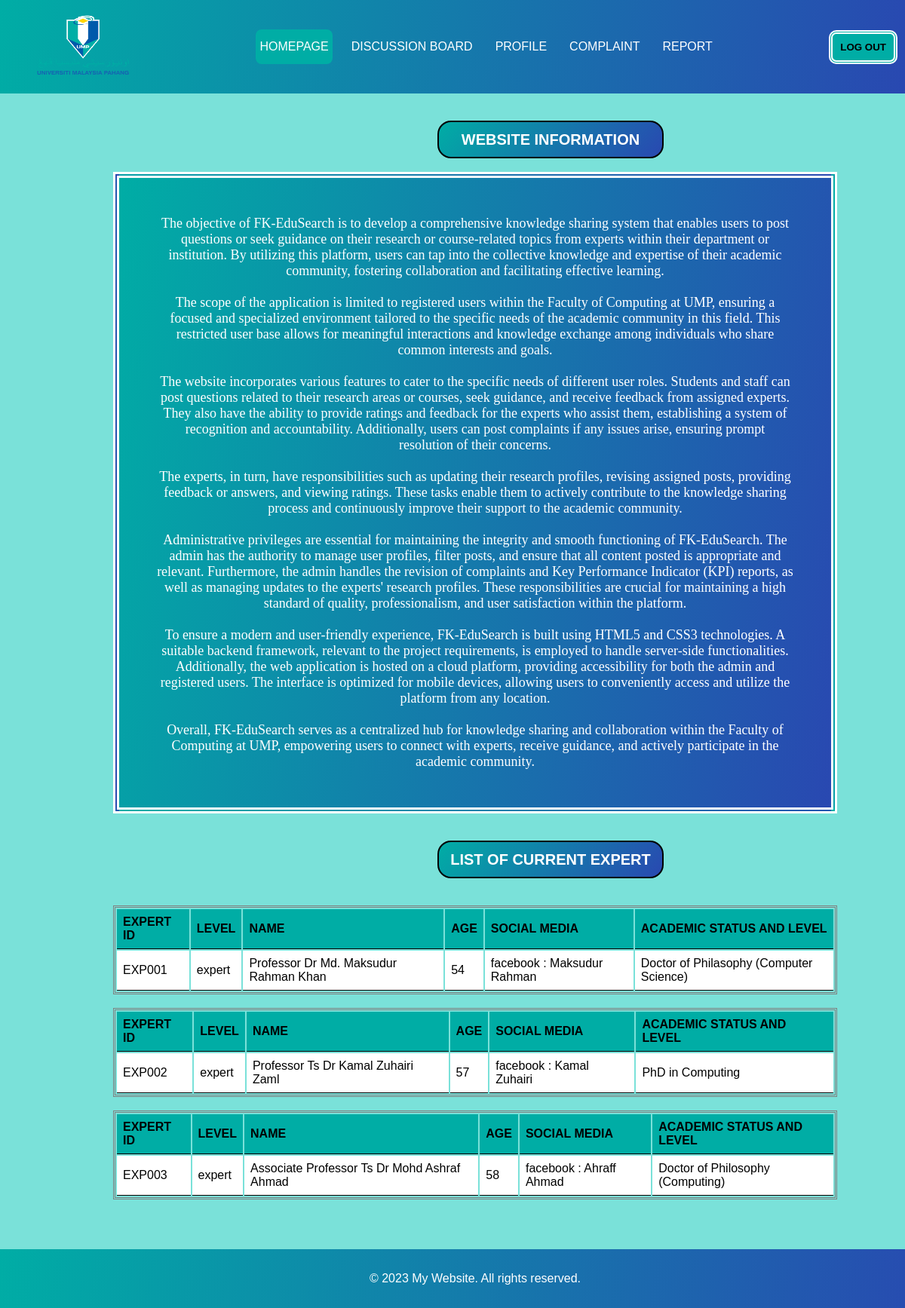
The app's page /Module2/View/USERMAINPAGE.php (signed in) with its own data.
### tables this page shows
CREATE TABLE `alluser` (
  `userID` varchar(50) NOT NULL,
  `userPass` varchar(50) NOT NULL,
  `userType` varchar(50) NOT NULL,
  `userName` varchar(200) NOT NULL,
  `userAge` int(11) NOT NULL,
  `userSocialMedia` varchar(200) NOT NULL,
  `userAcademic` varchar(200) NOT NULL
);

### Module2/View/USERMAINPAGE.php (the view, shortened to what this page needs)
<!DOCTYPE html>
<html>
<head>
  <link rel="stylesheet"  href="pageStyle.css">
</head>
<body>
  <header>
    <div class="logo"><img src="../Asset/logoump.png" width="200" height="100"></div>
    <nav>
      <ul>
        <li class="selected"><a href="USERMAINPAGE.php">HOMEPAGE</a></li>
        <li><a href="USERDISCUSSIONBOARD.php">DISCUSSION BOARD</a></li>
        <li><a href="USERMANAGEPROFILE.php">PROFILE</a></li>
        <li><a href="#">COMPLAINT</a></li>
        <li><a href="POSTREPORT.php">REPORT</a></li>
      </ul>
    </nav>
    <button id="myBtn" class="icon">LOG OUT</button>
  </header>
  <br><br><button class="profile-button">WEBSITE INFORMATION</button><br><br>
  <button class="intro"><p>The objective of FK-EduSearch is to develop a comprehensive knowledge sharing system that enables users to post questions or seek guidance on their research or course-related topics from experts within their department or institution.
    By utilizing this platform, users can tap into the collective knowledge and expertise of their academic community, fostering collaboration and facilitating effective learning.<br><br>
    The scope of the application is limited to registered users within the Faculty of Computing at UMP, ensuring a focused and specialized environment tailored to the specific needs of the academic community in this field.
    This restricted user base allows for meaningful interactions and knowledge exchange among individuals who share common interests and goals.<br><br>  The website incorporates various features to cater
    to the specific needs of different user roles. Students and staff can post questions related to their research areas or courses, seek guidance, and receive feedback from assigned experts.
    They also have the ability to provide ratings and feedback for the experts who assist them, establishing a system of recognition and accountability. Additionally, users can post complaints if any issues arise, ensuring prompt
    resolution of their concerns.<br><br>  The experts, in turn, have responsibilities such as updating their research profiles, revising assigned posts, providing feedback or answers, and viewing ratings.
    These tasks enable them to actively contribute to the knowledge sharing process and continuously improve their support to the academic community.<br><br>  Administrative privileges are essential for maintaining the integrity and
    smooth functioning of FK-EduSearch. The admin has the authority to manage user profiles, filter posts, and ensure that all content posted is appropriate and relevant.
    Furthermore, the admin handles the revision of complaints and Key Performance Indicator (KPI) reports, as well as managing updates to the experts' research profiles.
    These responsibilities are crucial for maintaining a high standard of quality,
    professionalism, and user satisfaction within the platform.<br><br>  To ensure a modern and user-friendly experience, FK-EduSearch is built using HTML5 and CSS3 technologies.
    A suitable backend framework, relevant to the project requirements, is employed to handle server-side functionalities.
    Additionally, the web application is hosted on a cloud platform, providing accessibility for both the admin and registered users.
    The interface is optimized for mobile devices, allowing users to conveniently access and utilize the platform from any location.<br><br>
    Overall, FK-EduSearch serves as a centralized hub for knowledge sharing and collaboration within the Faculty of Computing at UMP, empowering users to connect with experts, receive guidance, and actively participate in the academic community.
  </p></button>
  <br><br><br><button class="profile-button">LIST OF CURRENT EXPERT</button><br><br><br>
  <?php
    $connection = mysqli_connect("localhost","root","");
    $sql = "SELECT userID, userType, userName, userAge, userSocialMedia, userAcademic from alluser where userType='expert'";
    $result = $connection-> query($sql);
    if($result-> num_rows > 0) {
        while($row = $result-> fetch_assoc()){
          ?>
          <table class="listtable">
          <tr>
              <th>EXPERT ID</th>
              <th>LEVEL</th>
              <th>NAME</th>
              <th>AGE</th>
              <th>SOCIAL MEDIA</th>
              <th>ACADEMIC STATUS AND LEVEL</th>
          </tr>
          <tr>
              <td><?php echo $row['userID'] ?></td>
              <td><?php echo $row['userType'] ?></td>
              <td><?php echo $row['userName'] ?></td>
              <td><?php echo $row['userAge'] ?></td>
              <td><?php echo $row['userSocialMedia'] ?></td>
              <td><?php echo $row['userAcademic'] ?></td>
          </tr>
        </table>
        <br>
        <?php
        }
    }
  ?>
  <br> <br> <br> <br> <br> <br> <br>
  <footer>
    <p>&copy; 2023 My Website. All rights reserved.</p>
  </footer>
</body>
</html>

### Module2/View/pageStyle.css (style rules this page uses)
* { margin: 0; padding: 0; }
body { color: black; font-family: Arial, Helvetica, sans-serif; background-color:#7ae1d9; }
header { background-image: linear-gradient(100deg, #00ada5, #2948B1); padding: 10px; display: flex; align-items: center; justify-content: space-between; }
nav ul { list-style-type: none; display: flex; justify-content: center; }
nav a { display: block; color: #fff; text-align: center; padding: 14px 5px; text-decoration: none; transition: padding 0.15s, margin 0.15s; }
nav ul li { margin-right: 20px; }
.icon { background-color: #00ada5; padding: 10px 10px; font-weight: bold; border-radius: 10px; text-decoration: none; border-style: double; border-color: white; border-width: 5px; margin-right: 0%; transition: padding 0.15s, margin 0.15s; }
footer { background-image: linear-gradient(100deg, #00ada5, #2948B1); color: #fff; padding: 30px; text-align: center; position: fixed; bottom: 0; width: 100%; }
.selected { background-color: #00ada5; border-radius: 8px; }
.listtable { border-style: double; width: 80%; margin-left: 150px; }
th, td { padding: 8px; text-align: left; border-bottom: 1px solid black; background-color: white; }
th { background-color: #00ada5; color: black; }
.profile-button { background-image: linear-gradient(130deg, #00ada5, #2948B1); color: white; border-style: double; height: 50px; width: 300px; border-radius:18px; font-weight: bold; font-size: 20px; margin-left: 580px; }
.intro { background-image: linear-gradient(100deg, #00ada5, #2948B1); color: #fff; font-size: 18px; font-family: 'Times New Roman', Times, serif; width: 80%; padding-left: 50px; padding-right: 50px; padding-top: 50px; padding-bottom: 50px; border-style: double; border-width: 8px; border-color: white; margin-left: 150px; }

### records on screen
alluser: userID "EXP001", userType "expert", userName "Professor Dr Md. Maksudur Rahman Khan", userAge "54", userSocialMedia "facebook : Maksudur Rahman", userAcademic "Doctor of Philasophy (Computer Science)"
alluser: userID "EXP002", userType "expert", userName "Professor Ts Dr Kamal Zuhairi Zaml", userAge "57", userSocialMedia "facebook : Kamal Zuhairi", userAcademic "PhD in Computing"
alluser: userID "EXP003", userType "expert", userName "Associate Professor Ts Dr Mohd Ashraf Ahmad", userAge "58", userSocialMedia "facebook : Ahraff Ahmad", userAcademic "Doctor of Philosophy (Computing)"
